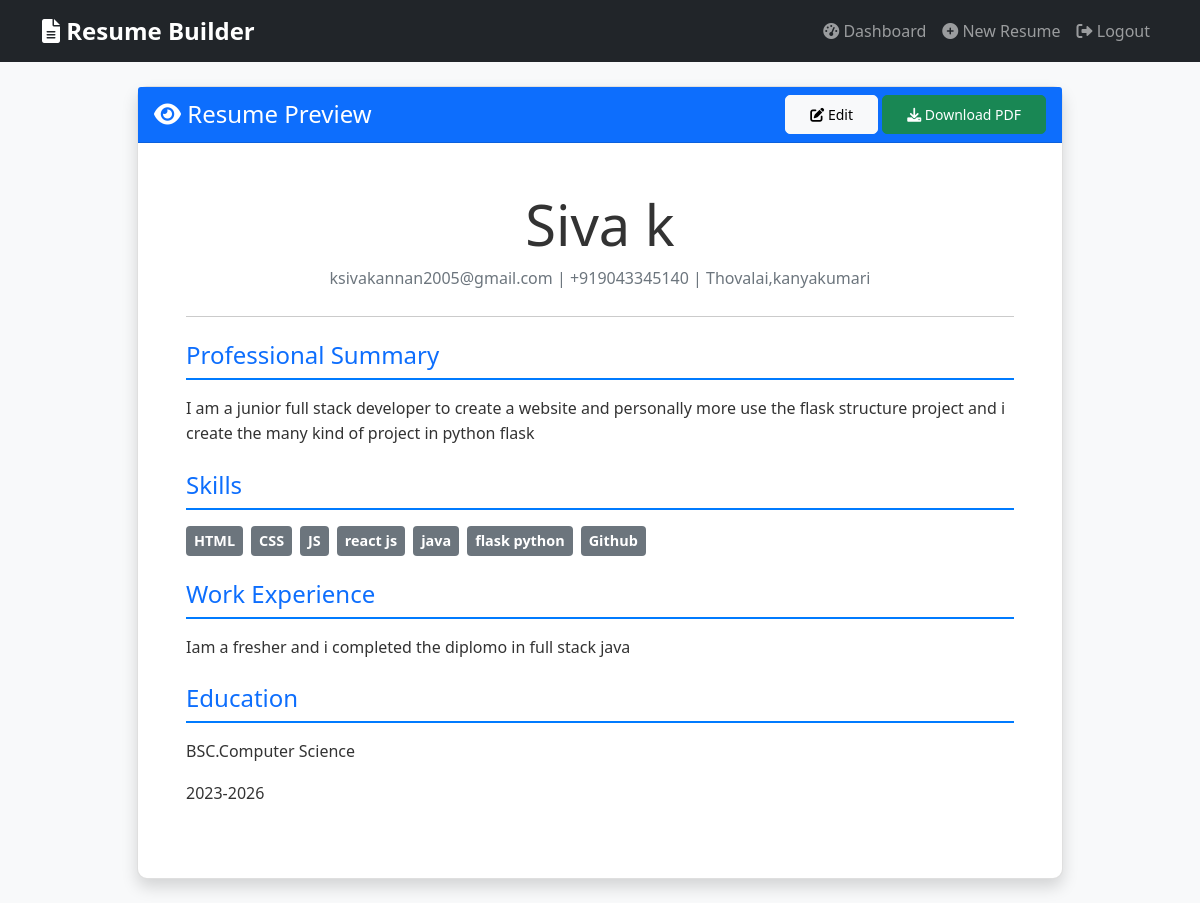
The page /preview_resume/1 (signed in) on the database its author committed.
### models.py (models this page shows)
class Resume(db.Model):
    id = db.Column(db.Integer, primary_key=True)
    user_id = db.Column(db.Integer, db.ForeignKey('user.id'), nullable=False)
    title = db.Column(db.String(100), nullable=False)
    full_name = db.Column(db.String(100))
    email = db.Column(db.String(120))
    phone = db.Column(db.String(20))
    address = db.Column(db.String(200))
    summary = db.Column(db.Text)
    education = db.Column(db.Text)
    experience = db.Column(db.Text)
    skills = db.Column(db.Text)
    created_at = db.Column(db.DateTime, default=datetime.utcnow)
    updated_at = db.Column(db.DateTime, default=datetime.utcnow, onupdate=datetime.utcnow)

### app.py (the view)
@app.route('/preview_resume/<int:resume_id>')
@login_required
def preview_resume(resume_id):
    resume = Resume.query.get_or_404(resume_id)
    if resume.user_id != current_user.id:
        flash('Access denied.', 'danger')
        return redirect(url_for('dashboard'))
    education_list = [e.strip() for e in resume.education.split('\n') if e.strip()]
    experience_list = [e.strip() for e in resume.experience.split('\n') if e.strip()]
    skills_list = [s.strip() for s in resume.skills.split(',') if s.strip()]
    return render_template('preview_resume.html', resume=resume,
                         education_list=education_list,
                         experience_list=experience_list,
                         skills_list=skills_list)

### app.py (called while the page is built)
@login_manager.user_loader
def load_user(user_id):
    return User.query.get(int(user_id))

### templates/preview_resume.html (shortened to what this page needs)
{% extends "base.html" %}
{% block content %}
<div class="row">
    <div class="col-lg-10 mx-auto">
        <div class="card shadow mb-4">
            <div class="card-header bg-primary text-white">
                <div class="d-flex justify-content-between align-items-center">
                    <h4 class="mb-0"><i class="fas fa-eye"></i> Resume Preview</h4>
                    <div>
                        <a href="{{ url_for('edit_resume', resume_id=resume.id) }}" class="btn btn-light btn-sm">
                            <i class="fas fa-edit"></i> Edit
                        </a>
                        <a href="{{ url_for('download_resume', resume_id=resume.id) }}" class="btn btn-success btn-sm">
                            <i class="fas fa-download"></i> Download PDF
                        </a>
                    </div>
                </div>
            </div>
            <div class="card-body">
                <div class="resume-preview">
                    <div class="text-center mb-4">
                        <h1 class="display-4">{{ resume.full_name }}</h1>
                        <p class="text-muted">
                            {% if resume.email %}{{ resume.email }} | {% endif %}
                            {% if resume.phone %}{{ resume.phone }} | {% endif %}
                            {% if resume.address %}{{ resume.address }}{% endif %}
                        </p>
                    </div>
                    <hr>
                    <div class="mb-4">
                        <h3 class="h4 text-primary">Professional Summary</h3>
                        <p>{{ resume.summary }}</p>
                    </div>
                    <div class="mb-4">
                        <h3 class="h4 text-primary">Skills</h3>
                        <div class="d-flex flex-wrap gap-2">
                            {% for skill in skills_list %}
                                <span class="badge bg-secondary p-2">{{ skill }}</span>
                            {% endfor %}
                        </div>
                    </div>
                    <div class="mb-4">
                        <h3 class="h4 text-primary">Work Experience</h3>
                        {% for exp in experience_list %}
                            <div class="mb-3">
                                <p class="mb-0">{{ exp }}</p>
                            </div>
                        {% endfor %}
                    </div>
                    <div class="mb-4">
                        <h3 class="h4 text-primary">Education</h3>
                        {% for edu in education_list %}
                            <div class="mb-3">
                                <p class="mb-0">{{ edu }}</p>
                            </div>
                        {% endfor %}
                    </div>
                </div>
            </div>
        </div>
    </div>
</div>
{% endblock %}

### templates/base.html (shortened to what this page needs)
<!DOCTYPE html>
<html lang="en">
<head>
    <link href="https://cdn.jsdelivr.net/npm/bootstrap@5.1.3/dist/css/bootstrap.min.css" rel="stylesheet">
    <link rel="stylesheet" href="https://cdnjs.cloudflare.com/ajax/libs/font-awesome/6.0.0/css/all.min.css">
    <link rel="stylesheet" href="{{ url_for('static', filename='css/style.css') }}">
</head>
<body>
    <nav class="navbar navbar-expand-lg navbar-dark bg-dark">
        <div class="container">
            <a class="navbar-brand" href="{{ url_for('index') }}">
                <i class="fas fa-file-alt"></i> Resume Builder
            </a>
            <div class="collapse navbar-collapse" id="navbarNav">
                <ul class="navbar-nav ms-auto">
                    {% if current_user.is_authenticated %}
                        <li class="nav-item">
                            <a class="nav-link" href="{{ url_for('dashboard') }}">
                                <i class="fas fa-tachometer-alt"></i> Dashboard
                            </a>
                        </li>
                        <li class="nav-item">
                            <a class="nav-link" href="{{ url_for('build_resume') }}">
                                <i class="fas fa-plus-circle"></i> New Resume
                            </a>
                        </li>
                        <li class="nav-item">
                            <a class="nav-link" href="{{ url_for('logout') }}">
                                <i class="fas fa-sign-out-alt"></i> Logout
                            </a>
                        </li>
                    {% endif %}
                </ul>
            </div>
        </div>
    </nav>
    <div class="container mt-4">
        {% block content %}{% endblock %}
    </div>
</body>
</html>

### static/css/style.css (style rules this page uses)
body { font-family: 'Segoe UI', Tahoma, Geneva, Verdana, sans-serif; background-color: #f8f9fa; }
.navbar-brand { font-weight: bold; font-size: 1.5rem; }
.card { border-radius: 10px; transition: transform 0.2s, box-shadow 0.2s; }
.btn { border-radius: 5px; padding: 0.5rem 1.5rem; }
.resume-preview { background: white; padding: 2rem; border-radius: 10px; }
.fade-in { animation: fadeIn 0.5s ease-in; }

### templates/preview_resume.html (style rules this page uses)
.resume-preview { font-family: 'Segoe UI', Tahoma, Geneva, Verdana, sans-serif; line-height: 1.6; color: #333; }
.resume-preview h3 { margin-top: 1rem; margin-bottom: 1rem; border-bottom: 2px solid #007bff; padding-bottom: 0.5rem; }
.resume-preview hr { margin: 1.5rem 0; }
.badge { font-size: 0.9rem; padding: 0.5rem 1rem; }

### rows shown on the page
Resume: full_name "Siva k", email "ksivakannan2005@gmail.com", phone "+919043345140", address "Thovalai,kanyakumari", summary "I am a junior full stack developer to create a website and personally more use the flask structure project and i create the many kind of project in python flask", experience "Iam a fresher and i completed the diplomo in full stack java"

### other values the page prints
{{ skill }} "HTML" "CSS" "JS" "react js" "java" "flask python" "Github"
{{ edu }} "BSC.Computer Science" "2023-2026"
